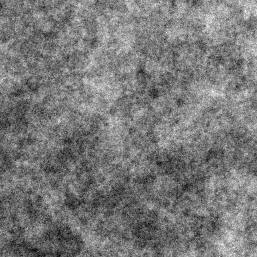
#> input picture FBM_png/FBM_H0.0_seed123456.png, 257 x 257 px, found by its file name; its folder holds 4 pictures in this run
$ python dbc_rewriting.py
#> lines starting #> are read from the running program, lines starting #| are printed output that depends on the picture
import cv2
import numpy as np
import os
import math
import matplotlib.pyplot as plt


def get_divisors_reverse(M):
    if M <= 0:
        return []

    divisors = []
    for i in range(1, M):
        if M % i == 0:
            divisors.append(i)

    return divisors

def show_image(img_path):
    img = cv2.imread(img_path)
    img = cv2.cvtColor(img, cv2.COLOR_BGR2RGB)  # для правильных цветов в matplotlib
    plt.figure(figsize=(5, 5))
    plt.imshow(img)
    plt.axis("off")
    plt.show()

def show_MNK(dots, k, b):
    x = dots[:, 0]
    y = dots[:, 1]

    plt.figure(figsize=(7, 5))
    plt.scatter(x, y, color="blue", label="Данные")

    x_line = np.linspace(min(x), max(x), 100)
    y_line = k * x_line + b

    plt.plot(x_line, y_line, color="red",
             label=f"y = {k:.3f}x + {b:.3f}")

    plt.xlabel("log2(1/r)")
    plt.ylabel("log2(N(r))")
    plt.title("MNK")
    plt.grid(True)
    plt.legend()

    plt.show()

def DBC(img_name):
    img = cv2.imread(img_name, cv2.IMREAD_GRAYSCALE)
#> img is the input picture: shape (257, 257); min 0, max 255, mean 120.8
    img_size = min(img.shape) - 1
#> img_size = 256
    img = img[0:img_size - 1, 0:img_size - 1] #обрезали до квадрата
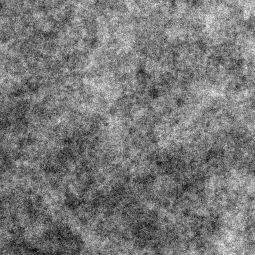
#> img: shape (255, 255); min 0, max 255, mean 120.7
    if min(img.shape) != max(img.shape): print("!!! Изображение было обрезано до квадратного.")

    G = 256 #количество оттенков

    dots = []
    for s in get_divisors_reverse(img_size): #для каждого размера s ячейки
        curr_img = img #дополнение нулями, надо найти лучшую модификациюю этого момента
        curr_size = curr_img.shape[0]
        h = math.ceil((s * G) / img_size)
        N_r = 0 #суммарное количество boxes для масштаба r
        for i in range(s, curr_size + 1, s): #для каждой ячейки размера s
            for j in range(s, curr_size + 1, s):
                box = curr_img[i - s:i, j - s:j]
                g_max, g_min = int(box.max()), int(box.min())
                k = g_min // h + 1
                l = g_max // h + 1
                n_r = l - k + 1 #количество boxes, занимаемое в высоту
                N_r += n_r
        dots.append((math.log2(img_size//s), math.log2(N_r)))
#> after the loop, dots = [(8, 15.99), (7, 18.19), (6, 16.12), (5, 13.66), (4, 11.03), (3, 8.23), (2, 5.17), (1, 1)]

    dots = np.array(dots)
#> dots = [[8, 15.99], [7, 18.19], [6, 16.12], [5, 13.66], [4, 11.03], [3, 8.23], [2, 5.17], [1, 1]]
    FD, b = np.polyfit(dots[:, 0], dots[:, 1],1) #МНК
#> FD = 2.34; b = 0.655
    #show_MNK(dots, FD, b) #вывод графика mnk для dbc
    return FD

dataset_path = r"C:\Users\Lenovo\Documents\INNO-dir\Tumors\Nodular_tumor_CA\FBM_png"

image_files = sorted([f for f in os.listdir(dataset_path)])
results = dict()

for file_name in image_files:
    img_path = os.path.join(dataset_path, file_name)

    fd = DBC(img_path)
#> fd = 2.34
    results.setdefault(file_name[5:8], []).append(float(f"{float(fd):.4f}"))
#> pass 2 of the loop `for file_name in image_files:`:
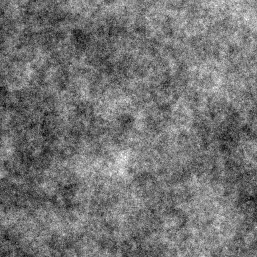
#> input picture FBM_png/FBM_H0.0_seed19560709.png, 257 x 257 px, found by its file name
#> in DBC, img is the input picture: shape (257, 257); min 0, max 255, mean 115.9
#> in DBC (call 2), `img = img[0:img_size - 1, 0:img_size - 1]`:
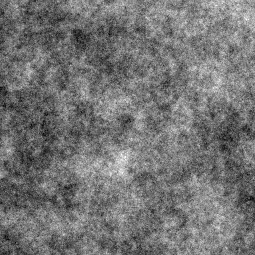
#> img: shape (255, 255); min 0, max 255, mean 116
#> the loop in DBC (call 2), `for s in get_divisors_reverse(img_size):` made 8 passes
#> h on passes 1 to 8: 1, 2, 4, 8, 16, 32, 64, 128
#> after the loop in DBC (call 2), `for s in get_divisors_reverse(img_size):`: dots = [(8, 15.99), (7, 18.19), (6, 16.13), (5, 13.66), (4, 11.03), (3, 8.27), (2, 5.13), (1, 1)]
#> in DBC (call 2), `dots = np.array(dots)`: dots = [[8, 15.99], [7, 18.19], [6, 16.13], [5, 13.66], [4, 11.03], [3, 8.27], [2, 5.13], [1, 1]]
#> b = 0.65
#> pass 3 of the loop `for file_name in image_files:`:
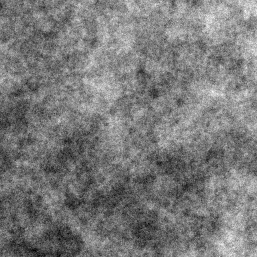
#> input picture FBM_png/FBM_H0.1_seed123456.png, 257 x 257 px, found by its file name
#> in DBC, img is the input picture: shape (257, 257); min 0, max 255, mean 122.1
#> in DBC (call 3), `img = img[0:img_size - 1, 0:img_size - 1]`:
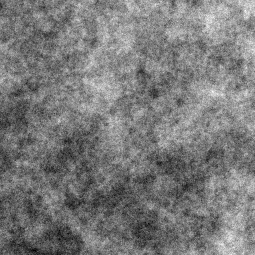
#> img: shape (255, 255); min 0, max 255, mean 121.9
#> the loop in DBC (call 3), `for s in get_divisors_reverse(img_size):` made 8 passes
#> after the loop in DBC (call 3), `for s in get_divisors_reverse(img_size):`: dots = [(8, 15.99), (7, 17.95), (6, 15.9), (5, 13.46), (4, 10.85), (3, 8.08), (2, 5.04), (1, 1)]
#> in DBC (call 3), `dots = np.array(dots)`: dots = [[8, 15.99], [7, 17.95], [6, 15.9], [5, 13.46], [4, 10.85], [3, 8.08], [2, 5.04], [1, 1]]
#> FD = 2.33; b = 0.561
#> fd = 2.33
#> the loop made 4 passes; the first 3 are shown

    #show_image(img_path) #вывод изображения

for c in results:
    print(f"H = {c}:", *results.get(c))
